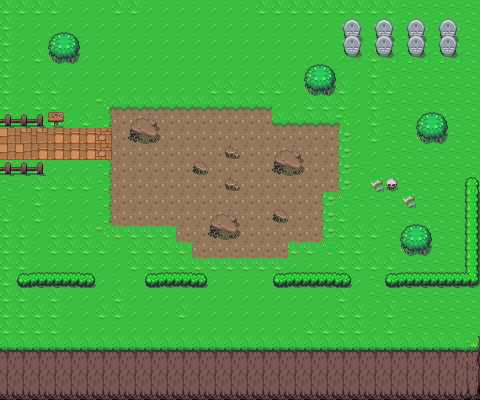

A level layout from a 2D game, rendered from its tile map. Below: a short description, then the map file with tile-grid data replaced by summaries:
An orthogonal 30x25 tile map with 16x16 px tiles, 2 tile layers (Base Layer, PropLayer) and 26 objects (To Plains Open, SpawnPlainsOpen, ZombieSpawner1, ZombieSpawner2, ZombieSpawner3 ).

<map version="1.4" tiledversion="1.4.3" orientation="orthogonal" renderorder="right-down" width="30" height="25" tilewidth="16" tileheight="16" infinite="0" nextlayerid="10" nextobjectid="142">
 <tileset firstgid="1" source="Overworld.tsx" />
 <layer id="1" name="Base Layer" width="30" height="25">
  <data>[750 cells, 750 non-empty, 21 distinct tile ids]</data>
 </layer>
 <layer id="8" name="PropLayer" width="30" height="25">
  <data>[750 cells, 106 non-empty, 31 distinct tile ids]</data>
 </layer>
 <objectgroup id="9" name="Object Layer">
  <object id="107" x="-0.333111" y="161.559" width="43.6376" height="8.32778" />
  <object id="108" x="0.999334" y="112.925" width="41.972" height="8.66089" />
  <object id="113" x="-0.333111" y="271.486" width="479.567" height="4.33045" />
  <object id="115" x="476.903" y="0.166223" width="3.66422" height="275.425" />
  <object id="116" x="0" y="0.333111" width="480.401" height="3.99734" />
  <object id="117" x="0.333111" y="4.33045" width="3.66422" height="116.256" />
  <object id="118" x="0.333111" y="168.221" width="3.99734" height="107.928" />
  <object id="119" x="0" y="122.585" width="21.1602" height="40.9727">
   <properties>
    <property name="isNextLevel" type="bool" value="true" />
    <property name="isSensor" type="bool" value="true" />
   </properties>
  </object>
  <object id="121" name="To Plains Open" x="9.99734" y="145.907">
   <point />
  </object>
  <object id="123" x="343.5" y="20.5" width="112" height="25.5" />
  <object id="124" x="306.5" y="65.5" width="26.5" height="19" />
  <object id="125" x="418" y="113.5" width="27.5" height="18.5" />
  <object id="126" x="402.5" y="225.5" width="26" height="19.5" />
  <object id="127" x="464.5" y="176" width="12.5" height="95.5" />
  <object id="128" x="129" y="118" width="28.5" height="16.5" />
  <object id="129" x="195" y="162" width="10" height="9.5" />
  <object id="130" x="227" y="149.5" width="8" height="6" />
  <object id="131" x="228.5" y="181" width="8.5" height="7.5" />
  <object id="133" x="209" y="215.5" width="27" height="16.5" />
  <object id="134" x="274.5" y="211" width="11" height="6.5" />
  <object id="135" x="272" y="150.5" width="31" height="15" />
  <object id="136" x="48.5" y="33" width="29.5" height="18.5" />
  <object id="138" name="SpawnPlainsOpen" x="44.2958" y="147.737">
   <point />
  </object>
  <object id="139" name="ZombieSpawner1" x="26" y="28.6667">
   <point />
  </object>
  <object id="140" name="ZombieSpawner2" x="21.3333" y="257.333">
   <point />
  </object>
  <object id="141" name="ZombieSpawner3 " x="462.667" y="74.6667">
   <point />
  </object>
 </objectgroup>
</map>
